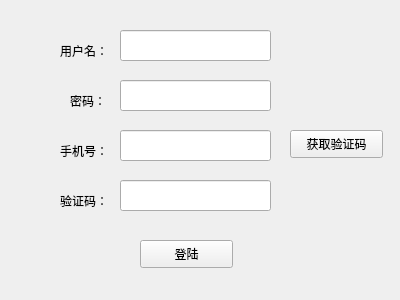
<?xml version="1.0" encoding="UTF-8"?>
<ui version="4.0">
 <class>Login</class>
 <widget class="QWidget" name="Login">
  <property name="geometry">
   <rect>
    <x>0</x>
    <y>0</y>
    <width>400</width>
    <height>300</height>
   </rect>
  </property>
  <property name="windowTitle">
   <string>Form</string>
  </property>
  <widget class="QPushButton" name="pushButton">
   <property name="geometry">
    <rect>
     <x>140</x>
     <y>240</y>
     <width>93</width>
     <height>28</height>
    </rect>
   </property>
   <property name="text">
    <string>登陆</string>
   </property>
  </widget>
  <widget class="QLineEdit" name="lineEdit">
   <property name="geometry">
    <rect>
     <x>120</x>
     <y>30</y>
     <width>151</width>
     <height>31</height>
    </rect>
   </property>
  </widget>
  <widget class="QLineEdit" name="lineEdit_2">
   <property name="geometry">
    <rect>
     <x>120</x>
     <y>80</y>
     <width>151</width>
     <height>31</height>
    </rect>
   </property>
  </widget>
  <widget class="QLabel" name="label">
   <property name="geometry">
    <rect>
     <x>60</x>
     <y>40</y>
     <width>81</width>
     <height>21</height>
    </rect>
   </property>
   <property name="text">
    <string>用户名：</string>
   </property>
  </widget>
  <widget class="QLabel" name="label_2">
   <property name="geometry">
    <rect>
     <x>70</x>
     <y>90</y>
     <width>81</width>
     <height>21</height>
    </rect>
   </property>
   <property name="text">
    <string>密码：</string>
   </property>
  </widget>
  <widget class="QLabel" name="label_3">
   <property name="geometry">
    <rect>
     <x>60</x>
     <y>140</y>
     <width>81</width>
     <height>21</height>
    </rect>
   </property>
   <property name="text">
    <string>手机号：</string>
   </property>
  </widget>
  <widget class="QLabel" name="label_4">
   <property name="geometry">
    <rect>
     <x>60</x>
     <y>190</y>
     <width>81</width>
     <height>21</height>
    </rect>
   </property>
   <property name="text">
    <string>验证码：</string>
   </property>
  </widget>
  <widget class="QLineEdit" name="lineEdit_3">
   <property name="geometry">
    <rect>
     <x>120</x>
     <y>130</y>
     <width>151</width>
     <height>31</height>
    </rect>
   </property>
  </widget>
  <widget class="QLineEdit" name="lineEdit_4">
   <property name="geometry">
    <rect>
     <x>120</x>
     <y>180</y>
     <width>151</width>
     <height>31</height>
    </rect>
   </property>
  </widget>
  <widget class="QPushButton" name="pushButton_2">
   <property name="geometry">
    <rect>
     <x>290</x>
     <y>130</y>
     <width>93</width>
     <height>28</height>
    </rect>
   </property>
   <property name="text">
    <string>获取验证码</string>
   </property>
  </widget>
 </widget>
 <resources/>
 <connections/>
</ui>
